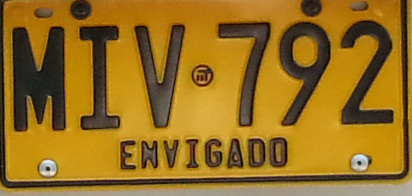
#> input picture images/placa_p.jpg, 412 x 196 px
$ python class_12_p1.py
#> lines starting #> are read from the running program, lines starting #| are printed output that depends on the picture
# -*- coding: utf-8 -*-
"""
Created on Sun Sep  8 17:16:28 2019

@author: luisf
"""

# =============================================================================
# DIP with openCV Class 12
#
#P1: Transformations 1: Convolution
#               Filtering
# =============================================================================

# -----------------------------------------------------------------------------
# a brief description of a convolution:
# Convolution is one of the most important subjects of systems analysis,
# Signal processing, control etc.
# in summary a convolution is an operation that tells us the response of a
# system to a particular input.    input ----> |Sytem | ---> response.
# lets represent th convolution with X. the reponse of the system h(t) to the
# input x(t) would be: x(t) X h(t) = y(t)
# a convolution is NOT a multiplication.
# on continous time, a convolution is an integral a bit difficult to
# calculate in some cases, but in discrete time is a sumation.
# the response of the system to the unit impulse is known as the unit impulse
# response h(t) and is what we use to describe a system. d(t) X h(t) = h(t)
# if we transform our space from time to frequency the convolution becomes
# a simple multiplication, and the frequency transform of h(t) its called
# the transfer function of the system H(w) (w is ohmega)
# X(W) X H(W) = Y(W)
#------------------------------------------------------------------------------
# Now back to DIP.
# if the system is our image and our input is a filter, if we convolve
# the image and a filter we get the response of the system which is the
# image filtered (the convolution is commutable, doesn't matter the order)
# convolution on images works similar to signals but on 2D intead of only 1

# As in one-dimensional signals, images also can be filtered with various
# low-pass filters(LPF), high-pass filters(HPF) etc.

import cv2
import os
import numpy as np

# lets make a simple averaging filter
# for that lets use a normalized box filter
kernel = np.ones((10,10), np.float32)/100

root = os.path.abspath(os.getcwd()) + '/images'
img = cv2.imread(root + '/placa_p.jpg')
#> img is the input picture: shape (196, 412, 3); mean B, G, R 31.7, 110.8, 149.7
#img = cv2.cvtColor(img, cv2.COLOR_BGR2GRAY)

# lets convolve the image and the kernel of the filter with anchor point at
# the center
img_avg = cv2.filter2D(img, -1, kernel)
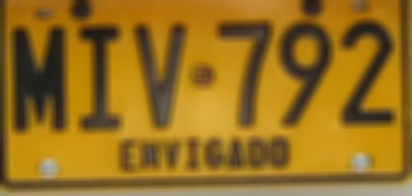
#> img_avg: shape (196, 412, 3); mean B, G, R 31.4, 110.6, 149.6

cv2.imshow('AVG: ORG vs Filtered', np.column_stack((img, img_avg)))

# letsuse gausian blurr. this filter blurres the image using a gaussian function
img_blur = cv2.GaussianBlur(img, (5,5), 0)
cv2.imshow('Gauss: ORG vs Filtered', np.column_stack((img, img_blur)))
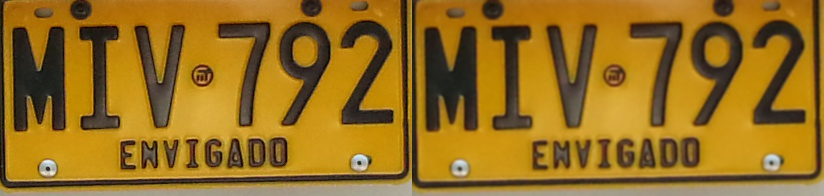
#> window 'Gauss: ORG vs Filtered': shape (196, 824, 3); mean B, G, R 31.7, 110.8, 149.7

# now lets use median blurring. this one takes the median of all the pixels and
# sets the kernel of the filter as the median.
# really useful when dealing with salt-and-pepper kind of noise
# lets create some noise for our image
noise = (img.copy()*0).astype(np.int8)
#> noise: shape (196, 412, 3) int8; every value is 0
cv2.randn(noise,-100,255)

noise = noise + img
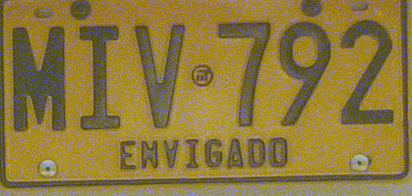
#> noise: shape (196, 412, 3) int16; mean B, G, R -6.3, 110.8, 149.7; drawn with min black and max white
noise[noise<0] = 0
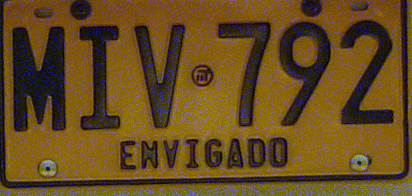
#> noise: shape (196, 412, 3) int16; mean B, G, R 45.7, 110.8, 149.7; drawn with min black and max white
noise = noise.astype(np.uint8)

# now lets filter the noise
img_med = cv2.medianBlur(noise, 5)
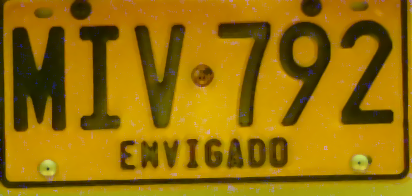
#> img_med: shape (196, 412, 3); mean B, G, R 5, 111.8, 150.5
cv2.imshow('Med: Noisy vs Filtered', np.column_stack((noise, img_med)))

# for last lets take a look a bilateral filter, which filters the noise
# on an image but keeping edges intact. but is also slower to other filters
img_bil = cv2.bilateralFilter(noise, 9,75,75)
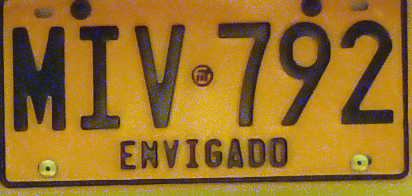
#> img_bil: shape (196, 412, 3); mean B, G, R 38.6, 111.1, 150
cv2.imshow('Bilateral: Noisy vs Filtered', np.column_stack((noise, img_bil)))
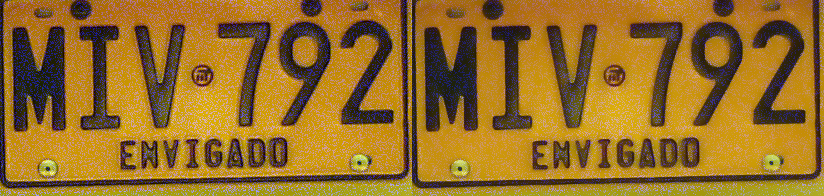
#> window 'Bilateral: Noisy vs Filtered': shape (196, 824, 3); mean B, G, R 41.3, 111, 149.8


cv2.waitKey(0)
cv2.destroyAllWindows()

$ run again, with images/cafe.JPG copied over images/placa_p.jpg
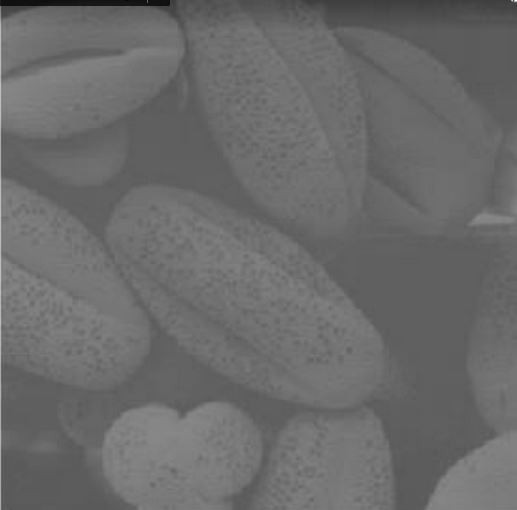
#> input picture images/cafe.JPG, 517 x 510 px
#> img is the input picture: shape (510, 517, 3); min 5, max 255, mean 106.7
#> `img_bil = cv2.bilateralFilter(noise, 9,75,75)`:
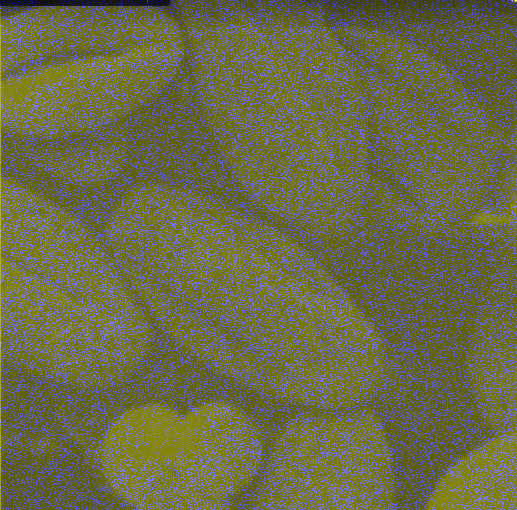
#> img_bil: shape (510, 517, 3); mean B, G, R 73.8, 106.7, 106.7
#> `cv2.imshow('Bilateral: Noisy vs Filtered', np.column_stack((noise, img..`:
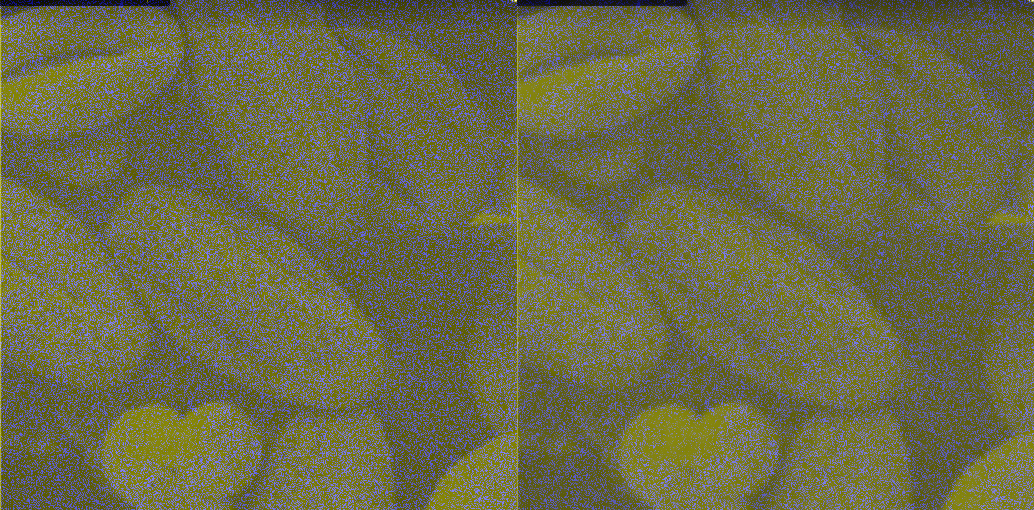
#> window 'Bilateral: Noisy vs Filtered': shape (510, 1034, 3); mean B, G, R 75.7, 106.7, 106.7
